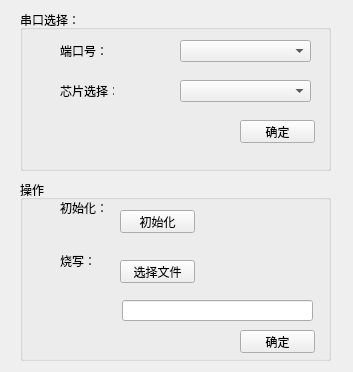
<?xml version="1.0" encoding="UTF-8"?>
<ui version="4.0">
 <class>Form</class>
 <widget class="QWidget" name="Form">
  <property name="geometry">
   <rect>
    <x>0</x>
    <y>0</y>
    <width>353</width>
    <height>372</height>
   </rect>
  </property>
  <property name="windowTitle">
   <string>设备连接</string>
  </property>
  <widget class="QGroupBox" name="groupBox">
   <property name="geometry">
    <rect>
     <x>20</x>
     <y>180</y>
     <width>311</width>
     <height>181</height>
    </rect>
   </property>
   <property name="title">
    <string>操作</string>
   </property>
   <widget class="QPushButton" name="secondButton">
    <property name="geometry">
     <rect>
      <x>100</x>
      <y>30</y>
      <width>75</width>
      <height>23</height>
     </rect>
    </property>
    <property name="text">
     <string>初始化</string>
    </property>
   </widget>
   <widget class="QLabel" name="label">
    <property name="geometry">
     <rect>
      <x>40</x>
      <y>70</y>
      <width>54</width>
      <height>21</height>
     </rect>
    </property>
    <property name="text">
     <string>烧写：</string>
    </property>
   </widget>
   <widget class="QPushButton" name="fileButton">
    <property name="geometry">
     <rect>
      <x>100</x>
      <y>80</y>
      <width>75</width>
      <height>23</height>
     </rect>
    </property>
    <property name="text">
     <string>选择文件</string>
    </property>
   </widget>
   <widget class="QLabel" name="label_2">
    <property name="geometry">
     <rect>
      <x>40</x>
      <y>20</y>
      <width>54</width>
      <height>16</height>
     </rect>
    </property>
    <property name="text">
     <string>初始化：</string>
    </property>
   </widget>
   <widget class="QPushButton" name="thirdButton">
    <property name="geometry">
     <rect>
      <x>220</x>
      <y>150</y>
      <width>75</width>
      <height>23</height>
     </rect>
    </property>
    <property name="text">
     <string>确定</string>
    </property>
   </widget>
   <widget class="QLineEdit" name="lineEdit">
    <property name="geometry">
     <rect>
      <x>102</x>
      <y>120</y>
      <width>191</width>
      <height>21</height>
     </rect>
    </property>
   </widget>
  </widget>
  <widget class="QGroupBox" name="groupBox_2">
   <property name="geometry">
    <rect>
     <x>20</x>
     <y>10</y>
     <width>311</width>
     <height>161</height>
    </rect>
   </property>
   <property name="title">
    <string>串口选择：</string>
   </property>
   <widget class="QLabel" name="label_3">
    <property name="geometry">
     <rect>
      <x>40</x>
      <y>30</y>
      <width>54</width>
      <height>21</height>
     </rect>
    </property>
    <property name="text">
     <string>端口号：</string>
    </property>
   </widget>
   <widget class="QComboBox" name="serialconnectBox">
    <property name="geometry">
     <rect>
      <x>160</x>
      <y>30</y>
      <width>131</width>
      <height>22</height>
     </rect>
    </property>
   </widget>
   <widget class="QPushButton" name="firstButton">
    <property name="geometry">
     <rect>
      <x>220</x>
      <y>110</y>
      <width>75</width>
      <height>23</height>
     </rect>
    </property>
    <property name="text">
     <string>确定</string>
    </property>
   </widget>
   <widget class="QLabel" name="label_4">
    <property name="geometry">
     <rect>
      <x>40</x>
      <y>70</y>
      <width>54</width>
      <height>21</height>
     </rect>
    </property>
    <property name="text">
     <string>芯片选择：</string>
    </property>
   </widget>
   <widget class="QComboBox" name="chipBox">
    <property name="geometry">
     <rect>
      <x>160</x>
      <y>70</y>
      <width>131</width>
      <height>22</height>
     </rect>
    </property>
   </widget>
  </widget>
 </widget>
 <resources/>
 <connections/>
</ui>
